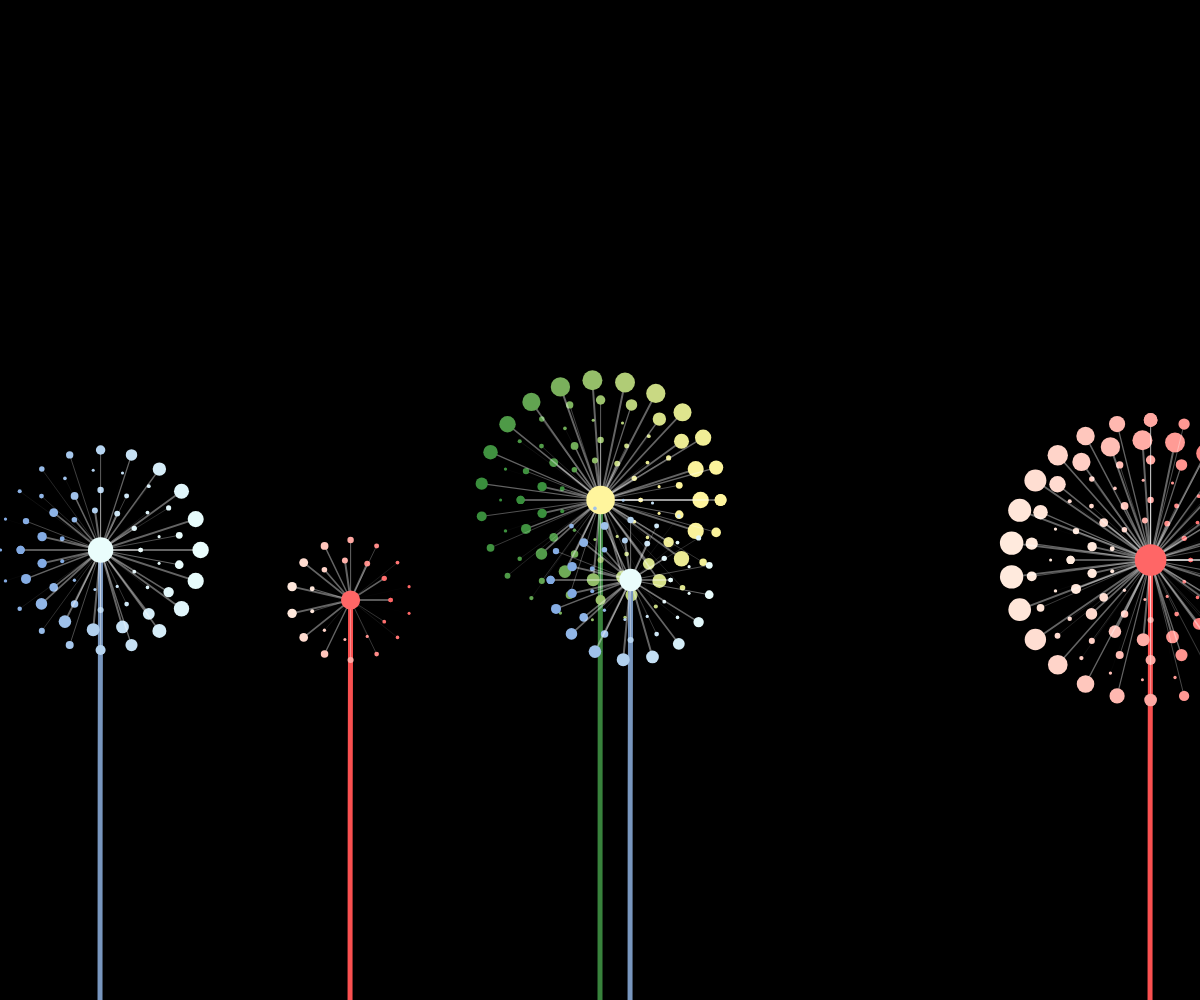
Frame 1 (no input)
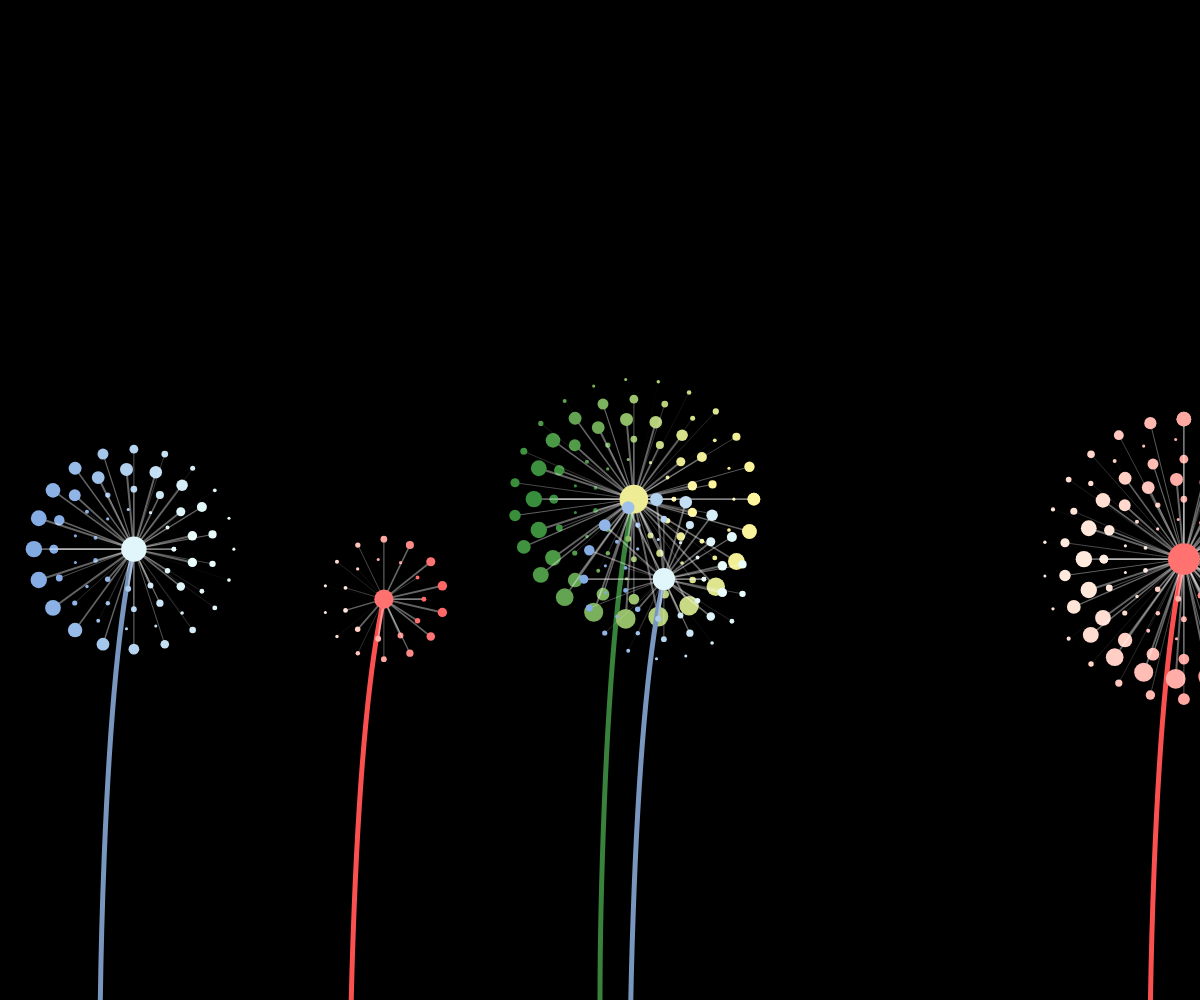
Frame 60 (no input)
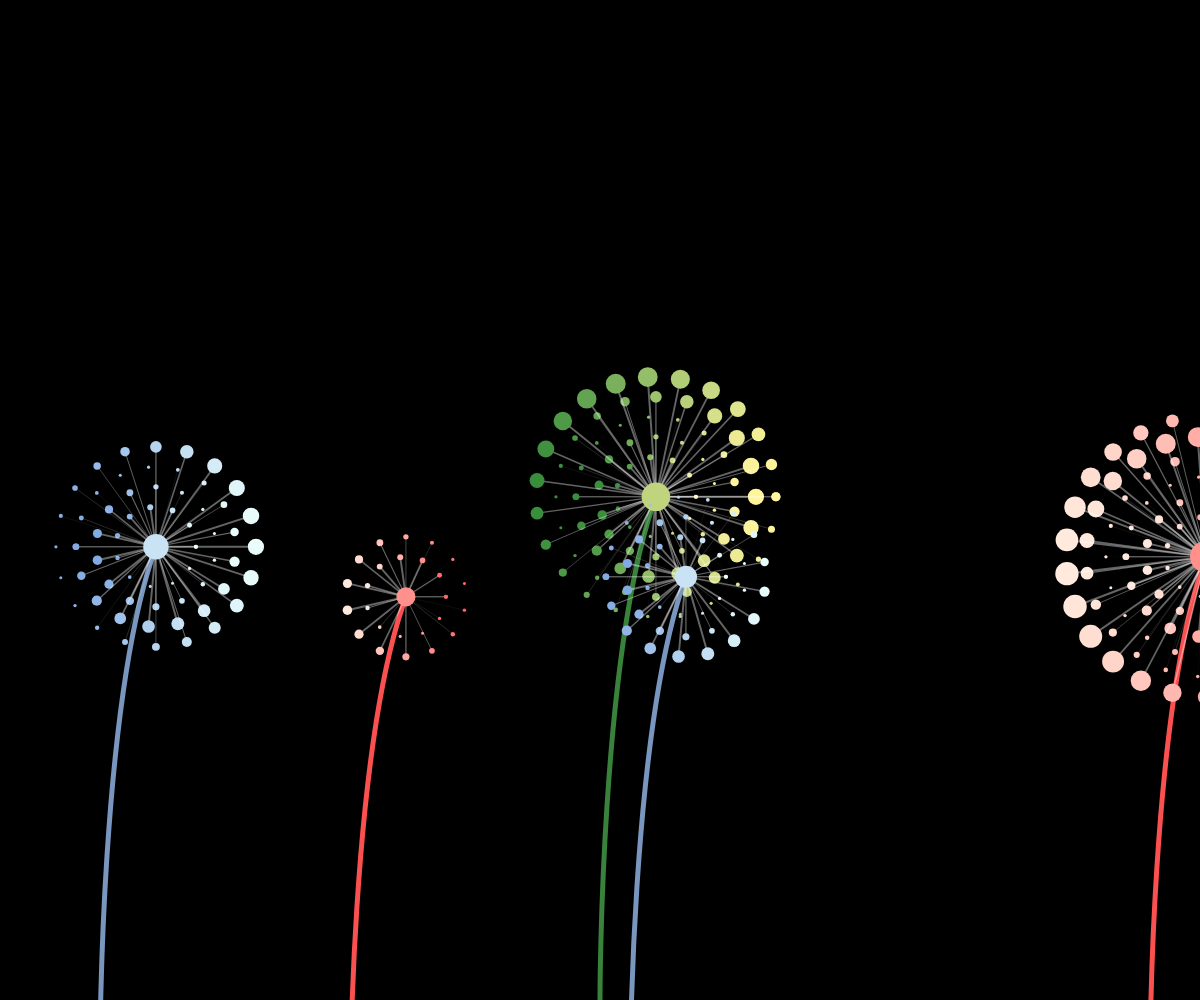
Frame 120 (the mouse pressed at the canvas centre since frame 60)

The p5.js sketch that drew these frames (run headless with seeded random() and noise() and a simulated clock; from frame 60 on, the mouse is pressed at the canvas centre):

// p5.js sketch
// ── sketch.js
let colorBase = [
  [56, 130, 60], // green
  [250, 80, 80], //pink
  [120, 150, 190], //blue
];
let colorRange = [
  [
    [56, 142, 60],
    [255, 245, 157],
  ],
  [
    [255, 234, 221],
    [255, 102, 102],
  ],
  [
    [130, 170, 227],
    [234, 253, 252],
  ],
]; //[dand1[[rMinValue, gMinValue, bMinValue],[rMaxValue, gMaxValue, bMaxValue]]]
function setup() {
  createCanvas(windowWidth, windowHeight);
}

function draw() {
  background(0);

  drawDandFlower(5, width / 2, height / 2, 0);
  drawDandFlower(2, width / 2 - 250, height / 2 + 100, 1);
  drawDandFlower(3, width / 2 + 30, height / 2 + 80, 2);
  drawDandFlower(6, width / 2 + 550, height / 2 + 60, 1);
  drawDandFlower(4, width / 2 - 500, height / 2 + 50, 2);
}

function drawDandFlower(layerNum, transX, transY, ci) {
  let rV = colorBase[ci][0];
  let gV = colorBase[ci][1];
  let bV = colorBase[ci][2];
  push();
  translate(transX, transY);
  stroke(rV, gV, bV);
  strokeWeight(5);
  push();
  translate(0, 300);
  let x1 = map(sin(frameCount * 0.01), -1, 1, -60, 60);
  let y1 = map(cos(frameCount * 0.01), -1, 1, -10, 0);
  pop();
  push();
  noFill();
  bezier(x1, y1, 0, 150, 0, 500, 0, 500);
  pop();
  for (let r = 0; r < layerNum; r++) {
    for (let i = 0; i < 2 * PI; i += (2 * PI) / (11 + r * 3)) {
      let fly = false;
      let x = x1 + sin((PI / 2) * (r + 1) + i) * (40 + r * 20);
      let y = y1 + cos((PI / 2) * (r + 1) + i) * (40 + r * 20);
      let distFromCentX = transX - width / 2;
      let distFromCentY = transY - height / 2;
      let dmouse = dist(
        x + width / 2 + distFromCentX,
        y + height / 2 + distFromCentY,
        mouseX,
        mouseY
      );
      if (dmouse <= 20) {
        y += map(dmouse, 0, 20, 10, 0);
        x += map(dmouse, 0, 20, 10, 0);
      }

      stroke(255, 100);
      strokeWeight(map(sin(i + frameCount * 0.05), -1, 1, 0.01, 2));
      line(x1, y1, x, y);
      let fluctation = sin((PI / 2) * (r + 1) + i);
      assignColor(ci, fluctation);
      noStroke();
      circle(x, y, map(sin(i + frameCount * 0.05), -1, 1, 3, 6 + r * 3.5));
    }
  }
  let fluctation2 = sin(PI / 2 + frameCount * 0.01);
  assignColor(ci, fluctation2);
  // fill(map(sin(PI / 2 + frameCount * 0.01), -1, 1, 10, 230), 215, 80);
  circle(x1, y1, map(layerNum, 1, 8, 16, 38));
  pop();
}

function assignColor(baseColorIndex, fluct) {
  fill(
    map(
      fluct,
      -1,
      1,
      colorRange[baseColorIndex][0][0],
      colorRange[baseColorIndex][1][0]
    ),
    map(
      fluct,
      -1,
      1,
      colorRange[baseColorIndex][0][1],
      colorRange[baseColorIndex][1][1]
    ),
    map(
      fluct,
      -1,
      1,
      colorRange[baseColorIndex][0][2],
      colorRange[baseColorIndex][1][2]
    )
  );
}
